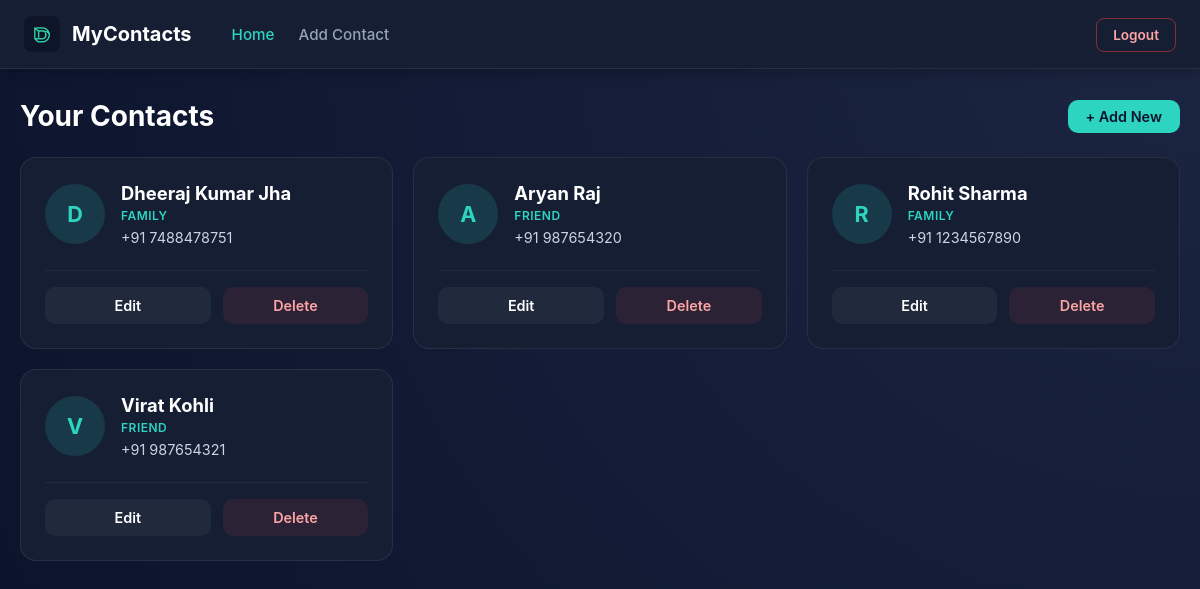
The page /home/ (signed in) on the database its author committed.
### home/models.py (models this page shows, shortened)
class Contact(models.Model):
    user = models.ForeignKey(
        User,
        on_delete=models.CASCADE,
        related_name='contacts'
    )
    image = models.ImageField(
        upload_to='contacts/',
        blank=True,
        null=True
    )
    name = models.CharField(max_length=100)
    contact_number = models.CharField(max_length=20)
    relation = models.CharField(max_length=50)

### home/views.py (the view)
# urls.py: 2. Add a URL to urlpatterns:  path('', views.home, name='home')
@login_required
def home(request):
    contacts = Contact.objects.filter(user=request.user)
    return render(request, 'home.html', {
        'contacts': contacts
    })

### templates/home.html (shortened to what this page needs)
{% extends 'base.html' %}
{% block nav_home %}active{% endblock %}
{% block content %}
<main class="main-content">
  {% if contacts %}
    <div class="contact-header">
      <h2>Your Contacts</h2>
      <a href="{% url 'add_contact' %}" class="btn-primary btn-small">+ Add New</a>
    </div>
    <div class="contact-grid">
      {% for contact in contacts %}
        <div class="contact-card">
          <div class="contact-info-wrapper">
            {% if contact.image %}
              <img src="{{ contact.image.url }}" alt="{{ contact.name }}" class="contact-avatar">
            {% else %}
              <div class="contact-avatar placeholder-avatar">
                {{ contact.name|slice:":1"|upper }}
              </div>
            {% endif %}
            <div class="contact-details">
              <h3>{{ contact.name }}</h3>
              <p class="contact-relation">{{ contact.relation }}</p>
              <p class="contact-number">{{ contact.contact_number }}</p>
            </div>
          </div>
          <div class="contact-actions">
            <a href="{% url 'edit_contact' contact.id %}" class="btn-edit">Edit</a>
            <form action="{% url 'delete_contact' %}" method="POST">
           <button type="submit" class="btn-delete">Delete</button>
           </form>
          </div>
        </div>
      {% endfor %}
    </div>
  {% else %}
    <div class="empty-state">
      <a href="{% url 'add_contact' %}" class="btn-huge-plus">+</a>
      <p class="empty-state-text">Add a new contact</p>
    </div>
  {% endif %}
</main>
{% endblock %}

### templates/base.html (shortened to what this page needs)
{% load static %}
<!DOCTYPE html>
<html lang="en">
<head>
  <link rel="stylesheet" href="{% static 'styles.css' %}?v=2.3">
</head>
<body class="app-layout">
  <nav class="navbar">
    <div class="nav-brand-wrapper">
      <img src="{% static 'attachment_121844903.jpg' %}" alt="Logo" class="nav-logo">
      <span class="nav-brand">MyContacts</span>
    </div>
    <div class="nav-menu" id="navMenu">
      <div class="nav-links">
        <a href="{% url 'home' %}" class="nav-link {% block nav_home %}{% endblock %}">Home</a>
        <a href="{% url 'add_contact' %}" class="nav-link {% block nav_add %}{% endblock %}">Add Contact</a>
      </div>
      <div class="nav-right">
        <a href="{% url 'logout' %}" class="btn-outline-danger">Logout</a>
      </div>
    </div>
  </nav>
  {% block content %}
  {% endblock %}
</body>
</html>

### static/styles.css (style rules this page uses)
* { margin: 0; padding: 0; box-sizing: border-box; font-family: 'Inter', -apple-system, BlinkMacSystemFont, 'Segoe UI', Roboto, sans-serif; }
html, body { width: 100%; max-width: 100%; overflow-x: hidden; }
body { min-height: 100vh; background: radial-gradient(circle at top right, #1c2541, #0b132b); color: #f8fafc; display: flex; flex-direction: column; align-items: center; justify-content: center; padding: 20px; }
body.app-layout { display: block; padding: 0; }
.navbar { display: flex; justify-content: space-between; align-items: center; background-color: #151e33; padding: 14px 24px; border-bottom: 1px solid rgba(255, 255, 255, 0.08); box-shadow: 0 4px 12px rgba(0, 0, 0, 0.2); position: sticky; top: 0; z-index: 1000; width: 100%; }
.nav-brand-wrapper { display: flex; align-items: center; gap: 12px; height: 40px; }
.nav-logo { width: 36px; height: 36px; border-radius: 8px; object-fit: cover; flex-shrink: 0; }
.nav-brand { font-size: 1.25rem; font-weight: 700; color: #fff; line-height: 1; display: flex; align-items: center; }
.nav-menu { display: flex; align-items: center; justify-content: space-between; flex: 1; margin-left: 40px; }
.nav-links { display: flex; gap: 24px; }
.nav-link { color: #94a3b8; text-decoration: none; font-weight: 500; font-size: 0.95rem; transition: color 0.2s ease; }
.nav-link:hover, .nav-link.active { color: #2dd4bf; }
.btn-primary { width: 100%; padding: 12px; background-color: #2dd4bf; color: #0b132b; font-size: 1rem; font-weight: 600; border: none; border-radius: 10px; cursor: pointer; text-align: center; text-decoration: none; display: inline-block; transition: background-color 0.2s ease, transform 0.1s ease; }
.btn-small, .btn-primary.btn-small { width: auto !important; display: inline-flex; align-items: center; justify-content: center; padding: 8px 18px; font-size: 0.9rem; white-space: nowrap; }
.btn-outline-danger { border: 1px solid rgba(239, 68, 68, 0.5); color: #fca5a5; padding: 8px 16px; border-radius: 8px; font-size: 0.85rem; font-weight: 600; text-decoration: none; transition: all 0.2s ease; }
.main-content { max-width: 1200px; margin: 30px auto; padding: 0 20px; width: 100%; }
.contact-header { display: flex; justify-content: space-between; align-items: center; margin-bottom: 24px; gap: 16px; }
.contact-header h2 { font-size: 1.75rem; color: #fff; }
.contact-grid { display: grid; grid-template-columns: repeat(auto-fill, minmax(300px, 1fr)); gap: 20px; }
.contact-card { background: #151e33; border: 1px solid rgba(255, 255, 255, 0.08); border-radius: 16px; padding: 24px; display: flex; flex-direction: column; gap: 16px; transition: transform 0.2s ease, box-shadow 0.2s ease; }
.contact-info-wrapper { display: flex; align-items: center; gap: 16px; }
.contact-avatar { width: 60px; height: 60px; min-width: 60px; min-height: 60px; border-radius: 50%; object-fit: cover; flex-shrink: 0; background-color: #1e293b; }
.placeholder-avatar { display: flex; align-items: center; justify-content: center; font-size: 1.35rem; font-weight: 700; color: #2dd4bf; background-color: rgba(45, 212, 191, 0.15); text-transform: uppercase; user-select: none; }
.contact-details { overflow: hidden; }
.contact-details h3 { font-size: 1.15rem; color: #fff; margin-bottom: 4px; white-space: nowrap; overflow: hidden; text-overflow: ellipsis; }
.contact-relation { font-size: 0.75rem; color: #2dd4bf; text-transform: uppercase; letter-spacing: 0.5px; font-weight: 600; margin-bottom: 6px; }
.contact-number { font-size: 0.9rem; color: #cbd5e1; }
.contact-actions { display: flex; gap: 12px; margin-top: 8px; border-top: 1px solid rgba(255, 255, 255, 0.05); padding-top: 16px; }
.contact-actions form { flex: 1; display: flex; margin: 0; padding: 0; }
.btn-edit, .btn-delete { flex: 1; width: 100%; text-align: center; padding: 10px; border-radius: 10px; font-size: 0.9rem; font-weight: 600; text-decoration: none; transition: all 0.2s ease; box-sizing: border-box; }
.btn-edit { background-color: rgba(255, 255, 255, 0.05); color: #fff; }
.btn-delete { background-color: rgba(239, 68, 68, 0.1); color: #fca5a5; border: none; font-family: inherit; cursor: pointer; display: block; }

### rows shown on the page
Contact: name "D", name "Dheeraj Kumar Jha", relation "FAMILY", contact_number "+91 7488478751"
Contact: name "A", name "Aryan Raj", relation "FRIEND", contact_number "+91 987654320"
Contact: name "R", name "Rohit Sharma", relation "FAMILY", contact_number "+91 1234567890"
Contact: name "V", name "Virat Kohli", relation "FRIEND", contact_number "+91 987654321"
